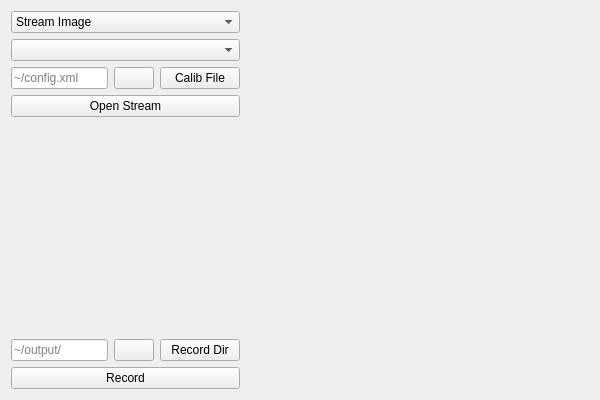
<?xml version="1.0" encoding="UTF-8"?>
<ui version="4.0">
 <class>Form</class>
 <widget class="QWidget" name="Form">
  <property name="geometry">
   <rect>
    <x>0</x>
    <y>0</y>
    <width>600</width>
    <height>400</height>
   </rect>
  </property>
  <property name="windowTitle">
   <string>Form</string>
  </property>
  <layout class="QHBoxLayout" name="horizontalLayout_3">
   <item>
    <layout class="QHBoxLayout" name="horizontalLayout_bmode" stretch="2,3">
     <item>
      <layout class="QVBoxLayout" name="verticalLayout_bmode_menu">
       <item>
        <widget class="QComboBox" name="comboBox_bmode_streamOption">
         <item>
          <property name="text">
           <string>Stream Image</string>
          </property>
         </item>
         <item>
          <property name="text">
           <string>Stream Screen (Other)</string>
          </property>
         </item>
         <item>
          <property name="text">
           <string>Stream Screen (This PC)</string>
          </property>
         </item>
        </widget>
       </item>
       <item>
        <widget class="QComboBox" name="comboBox_bmode_streamPort">
         <property name="enabled">
          <bool>true</bool>
         </property>
         <property name="placeholderText">
          <string>Select USB Port</string>
         </property>
        </widget>
       </item>
       <item>
        <layout class="QHBoxLayout" name="horizontalLayout_bmode_calib" stretch="0,0,0">
         <item>
          <widget class="QLineEdit" name="lineEdit_bmode_calibPath">
           <property name="enabled">
            <bool>true</bool>
           </property>
           <property name="placeholderText">
            <string>~/config.xml</string>
           </property>
          </widget>
         </item>
         <item>
          <widget class="QPushButton" name="pushButton_bmode_calibClear">
           <property name="text">
            <string/>
           </property>
           <property name="icon">
            <iconset theme="QIcon::ThemeIcon::EditClear"/>
           </property>
          </widget>
         </item>
         <item>
          <widget class="QPushButton" name="pushButton_bmode_calibBrowse">
           <property name="enabled">
            <bool>true</bool>
           </property>
           <property name="text">
            <string>Calib File</string>
           </property>
           <property name="icon">
            <iconset theme="QIcon::ThemeIcon::DocumentOpen"/>
           </property>
          </widget>
         </item>
        </layout>
       </item>
       <item>
        <widget class="QPushButton" name="pushButton_bmode_openStream">
         <property name="enabled">
          <bool>true</bool>
         </property>
         <property name="text">
          <string>Open Stream</string>
         </property>
        </widget>
       </item>
       <item>
        <spacer name="verticalSpacer">
         <property name="orientation">
          <enum>Qt::Orientation::Vertical</enum>
         </property>
         <property name="sizeHint" stdset="0">
          <size>
           <width>20</width>
           <height>40</height>
          </size>
         </property>
        </spacer>
       </item>
       <item>
        <layout class="QHBoxLayout" name="horizontalLayout_bmode_recorddir">
         <item>
          <widget class="QLineEdit" name="lineEdit_bmode_recorddir">
           <property name="placeholderText">
            <string>~/output/</string>
           </property>
          </widget>
         </item>
         <item>
          <widget class="QPushButton" name="pushButton_bmode_recorddirClear">
           <property name="text">
            <string/>
           </property>
           <property name="icon">
            <iconset theme="QIcon::ThemeIcon::EditClear"/>
           </property>
          </widget>
         </item>
         <item>
          <widget class="QPushButton" name="pushButton_bmode_recorddirBrowse">
           <property name="text">
            <string>Record Dir</string>
           </property>
           <property name="icon">
            <iconset theme="QIcon::ThemeIcon::FolderOpen"/>
           </property>
          </widget>
         </item>
        </layout>
       </item>
       <item>
        <widget class="QPushButton" name="pushButton_bmode_recordStream">
         <property name="text">
          <string>Record</string>
         </property>
        </widget>
       </item>
      </layout>
     </item>
     <item>
      <widget class="QLabel" name="label_bmode_image">
       <property name="text">
        <string/>
       </property>
      </widget>
     </item>
    </layout>
   </item>
  </layout>
 </widget>
 <resources/>
 <connections/>
</ui>
